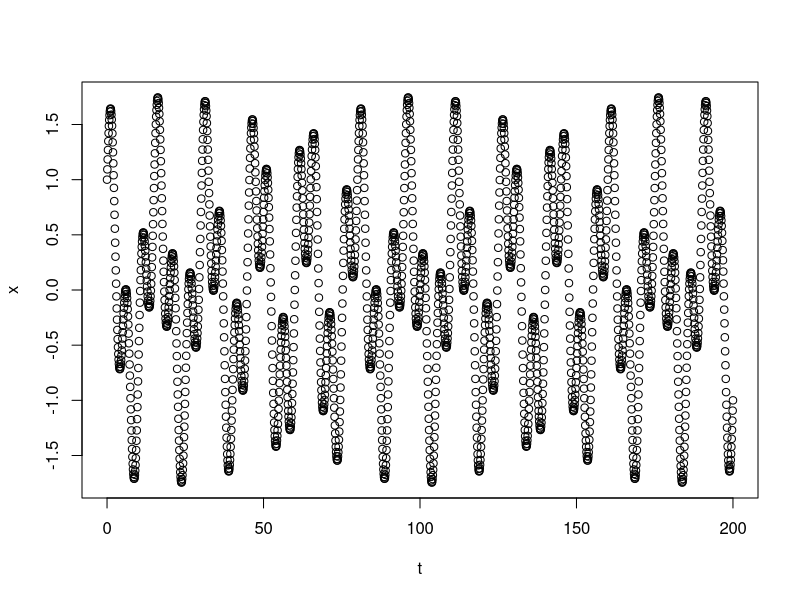
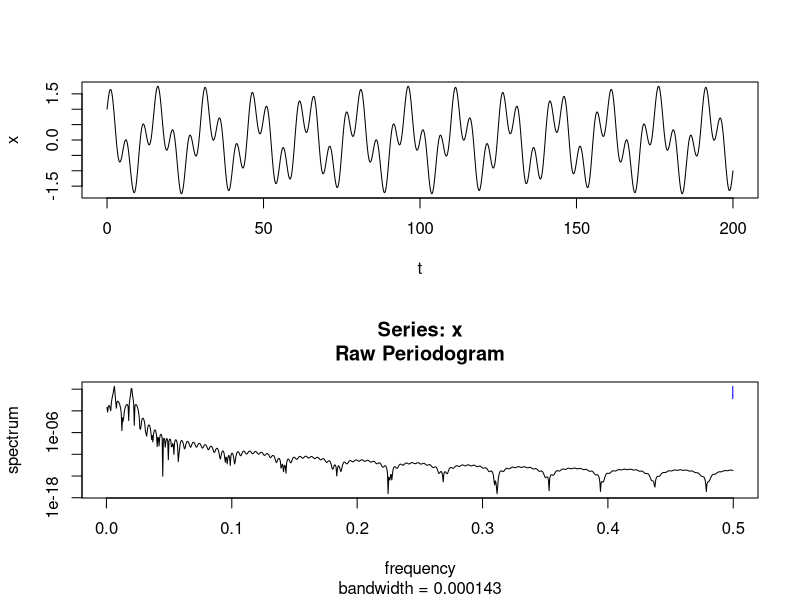
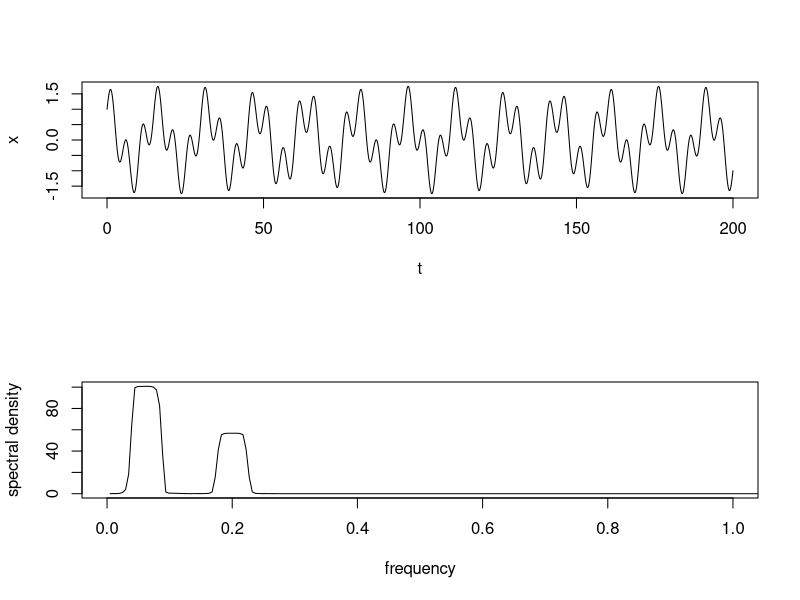

Write R code to recreate these figures, in order.
dev.off()

t <- seq(0,200,by=0.1)  # time

# create x... made up of two underlying periodicities: 
#the first at a frequency of 1/16 or period of
#16 (one observation completes 1/16th of a full cycle, and a full cycle is completed every 16 observations)
#the second at a frequency of 1/5 (or period of 5). 
#The cosine coefficient (1.0) is larger than the sine coefficient (0.75).

x <- cos(2*pi*t/16) + 0.75*sin(2*pi*t/5) 
plot(x~t)

# basic spectrum
par(mfrow=c(2,1))
plot(t,x,'l')
spectrum(x)

# spectral density
par(mfrow=c(2,1))
plot(t,
     x,'l')
del<-0.1 # sampling interval
x.spec <- spectrum(x,log="no",span=10,plot=FALSE)
spx <- x.spec$freq/del
spy <- 2*x.spec$spec
plot(spy~spx,xlab="frequency",ylab="spectral density",
     type="l",
     xlim=c(0,1))


